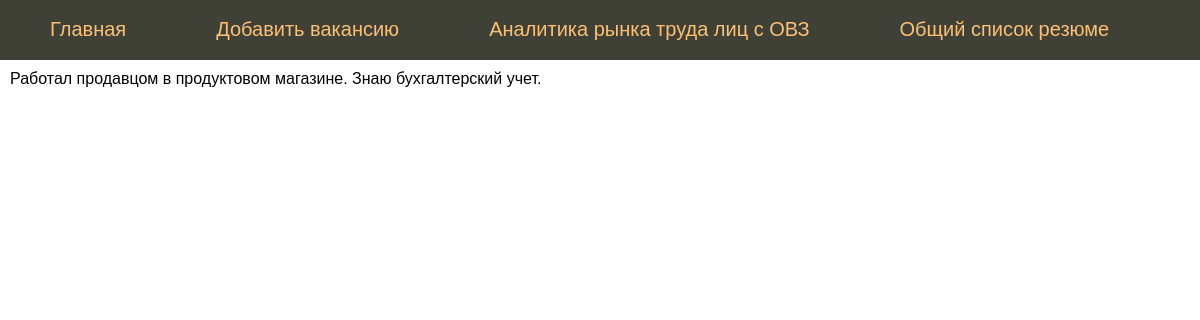
Before: /resume/20 with the older database file.
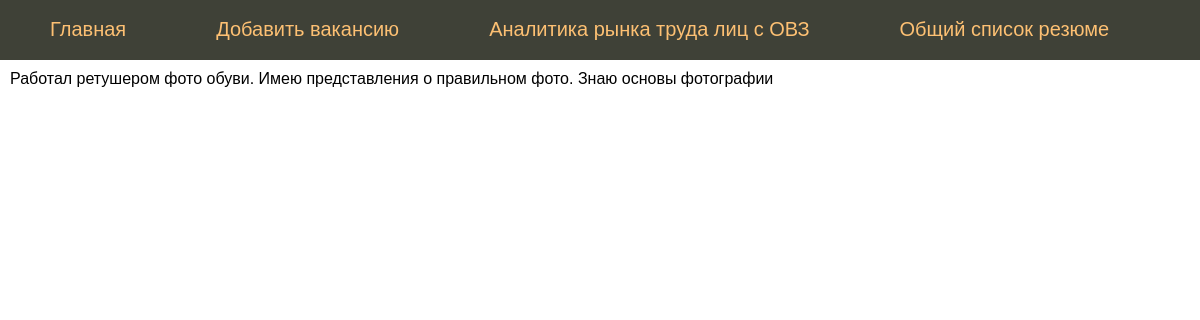
After: the same page with the newer database file.
### tables this page shows
CREATE TABLE "resume" (
	"id"	INTEGER NOT NULL UNIQUE,
	"age"	INTEGER NOT NULL,
	"gender"	TEXT NOT NULL,
	"city"	TEXT NOT NULL,
	"education_level"	TEXT NOT NULL,
	"profession"	TEXT NOT NULL,
	"restriction_type"	TEXT NOT NULL,
	"description"	TEXT NOT NULL,
	"desired_salary"	INTEGER,
	"sending_date_month"	TEXT,
	"schedule"	TEXT,
	"resume_type"	TEXT,
	"resume_vector"	TEXT,
	PRIMARY KEY("id" AUTOINCREMENT)
);

### flsite.py (the view)
@app.route("/resume/<int:id_resume>")
def showResume(id_resume):
    db = get_db()
    dbase = FDataBase(db)
    profession, description = dbase.getResume(id_resume)
    if not profession:
        abort(404)
    return render_template('resume_page.html', menu=dbase.getMenu(), description=description)

### FDataBase.py (called while the page is built)
    def getMenu(self):
        sql = '''SELECT * FROM mainmenu'''
        try:
            self.__cur.execute(sql)
            res = self.__cur.fetchall()
            if res: return res
        except:
            print("Ошибка чтения из БД")
        return []

    def getResume(self, resumeId):
        try:
            self.__cur.execute(f"SELECT profession, description FROM resume WHERE id = {resumeId} LIMIT 1")
            res = self.__cur.fetchone()
            if res:
                print(res)
                return res
        except sqlite3.Error as e:
            print("Ошибка получения вакансии из БД "+str(e))
        return (False, False)

### flsite.py (called while the page is built)
def connect_db():
    conn = sqlite3.connect(app.config['DATABASE'])
    conn.row_factory = sqlite3.Row # Записи из БД представлены не в виде кортежей, а в виде словаря
    return conn

def get_db():
    if not hasattr(g, 'link_db'):
        g.link_db = connect_db()
    return g.link_db

### templates/resume_page.html
{% extends 'base.html' %}
{% block content %}
{{ super() }}
{{ description }}
{% endblock %}

Changed rows visible on the page:
changed resume: description "Работал продавцом в продуктовом магазине. Знаю бухгалтерский учет." → "Работал ретушером фото обуви. Имею представления о правильном фото. Знаю основы фотографии"
